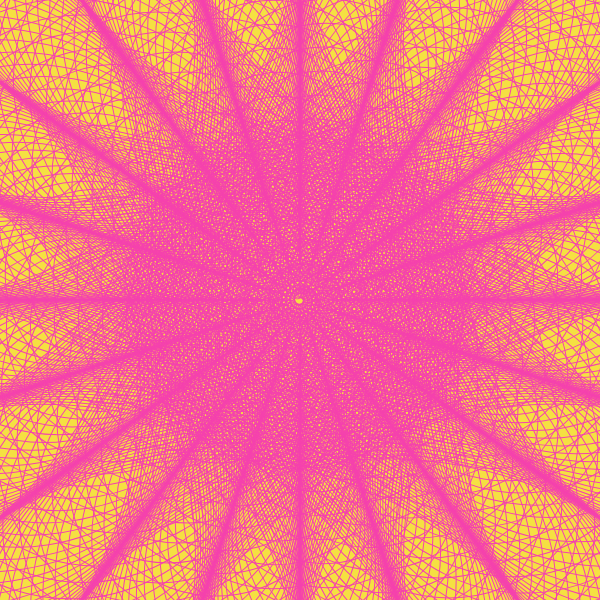
Frame 1 (no input)
Frame 60 (no input): identical to frame 1, image omitted
Frame 120 (the mouse pressed at the canvas centre since frame 60): identical to frame 1, image omitted

The p5.js sketch that drew this single still picture (run headless with seeded random() and noise() and a simulated clock; from frame 60 on, the mouse is pressed at the canvas centre):

// p5.js sketch
// ── sketch.js
//Code Snippet from Derrick McMillen https://replit.com/@demcrepl/p5js-Spirals?v=1 and // Lauren McCarthy, Casey Reas, Ben Fry

let backgroundcol;
var y = 60; // 100
var d = 130; // 130

function setup() {
    // TRY CHANGING the following variable:
    backgroundcol = color(245, 224, 66);
    createCanvas(600, 600);
    stroke(245, 66, 173);
    noFill();
    angleMode(DEGREES);
}


// function draw() {
//   ellipse(75, y, d, d);   // left
//   ellipse(175, y, d, d);  // middle
//   ellipse(275, y, d, d);  // right
// }

function draw() {
    background(backgroundcol);
    translate(width / 2, height / 2);
    // TRY CHANGING the following three variables:
    let length = 9;
    let angle = 18;
    let loops = 800;

    for(var i = 0; i < loops; i++) {
        rotate(angle);
        ellipse(-length/2, -length/2, length, length);
        length = length + 1;
    }
}
